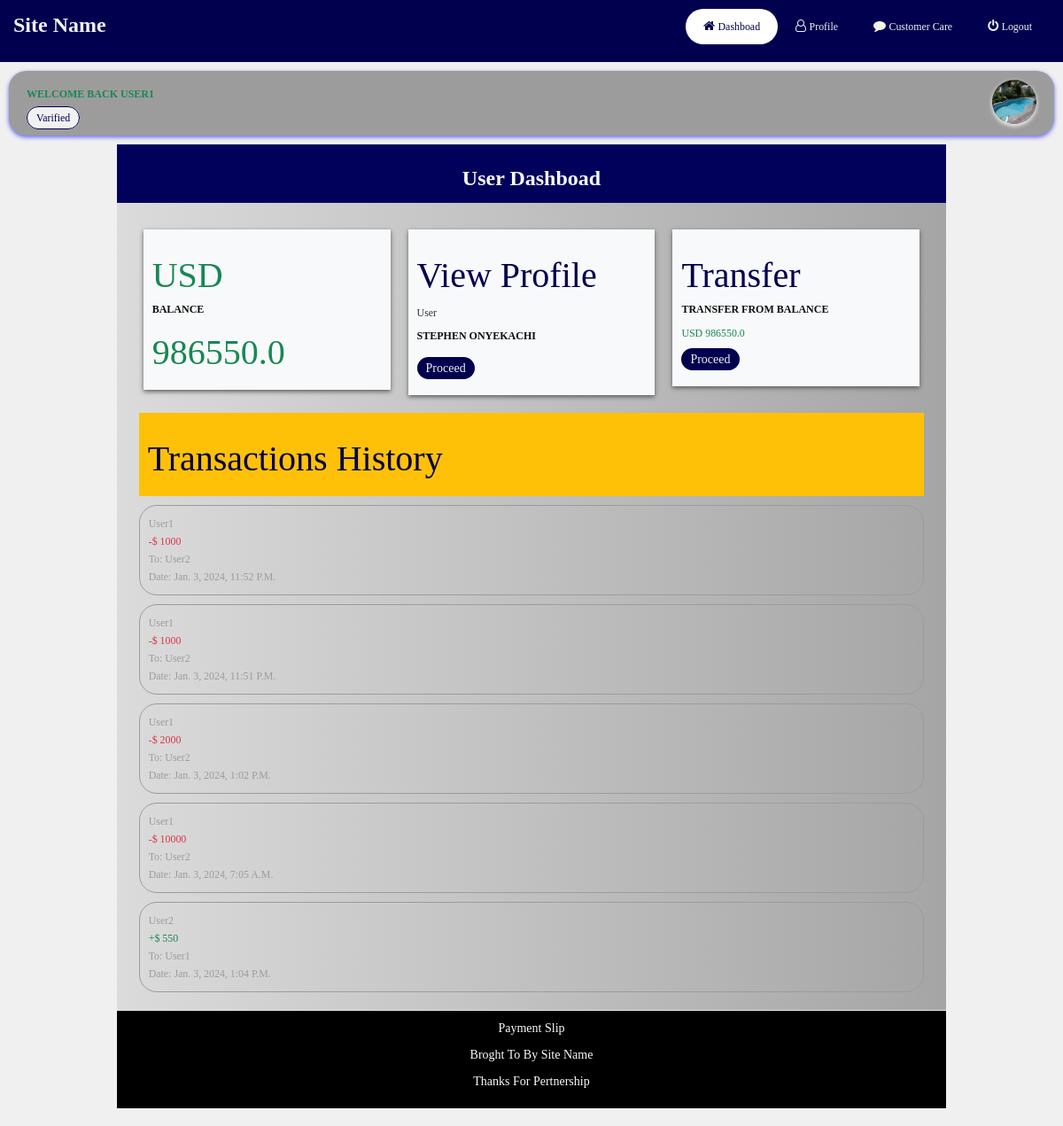
Page /dashboard/ (signed in) on the committed database.
### App/models.py (models this page shows, shortened)
class Users(AbstractUser):
    currency = models.CharField(max_length=200)
    phone_number = models.CharField(max_length=20)
    country = models.CharField(max_length=200)
    address = models.CharField(max_length=250)
    date_joined = models.DateTimeField(verbose_name="date joined", auto_now_add=True)
    last_login = models.DateTimeField(verbose_name="last login", auto_now=True)
    balance = models.FloatField(default=0.00, null=True)
    account_number = models.PositiveIntegerField(default=0, null=True)
    account_type = models.CharField(max_length=200)
    bank = models.CharField(max_length=200)
    block = models.BooleanField(default=False)
    username = models.CharField(max_length=100, blank=True, null=True, unique=True)
    gender = models.CharField(max_length=200)
    profile_picture = models.ImageField(upload_to='picture')
    def __str__(self):
        return self.username

class Transactions(models.Model):
    sender = models.ForeignKey(Users, on_delete=models.CASCADE, related_name='sender')
    receiver = models.ForeignKey(Users, on_delete=models.CASCADE, related_name='receiver')
    amount = models.PositiveIntegerField(default=0.00)
    time_stamp = models.DateTimeField(verbose_name="time stamp", auto_now=True)
    otp = models.PositiveIntegerField()
    reffrence_code = models.CharField(max_length=200)
    status = models.CharField(max_length=200)

### App/views.py (the view)
# urls.py: path('dashboard/', views.Dashboard, name='dashboard'),
def Dashboard(request):
    user = request.user
    all_history = Transactions.objects.all().order_by('-id')
    sender_history = Transactions.objects.filter(sender=user).order_by('-id')
    receiver_history = Transactions.objects.filter(receiver=user).order_by('-id')
    context = {
        'user':user,
        'all_history':all_history,
        'sender_history':sender_history,
        'receiver_history':receiver_history,
    }
    return render(request, 'profile/dashboard.html', context)

### template/profile/dashboard.html (shortened to what this page needs)
{% extends 'nav_auth/extentions.html' %}
{% load static %}
{% block content %}
<body>
    <div>
        {% if request.user.is_superuser %}
        {% include 'nav_auth/links.html' %}
        <section class="col-md-12" id="dashboad_section2">
            {% include 'nav_auth/welcome.html' %}
            {% for message in messages %}
            <div class="col-md-12 p-3">
                <div class="text-center">
                    <h3>{{message}}</h3>
                </div>
            </div>
            {% endfor %}
            <div class="slip">
                <div class="col-md-10" id="slip">
                    <div class="col-md-12 text-center p-3"
                        style="background-color: rgb(1, 1, 92); width: 100%; position: relative;"
                    >
                        <h3 class="text-center text-light">All Transactions</h3>
                    </div>
                        <div class="col-md-12 border-bottom"
                            style="padding: 10px;position: relative;background: linear-gradient(to right, rgb(219, 219, 219), rgb(165, 165, 165));"
                        >
                            <div class="col-md-12">
                                <div>
                                {% if all_history %}
                                {% for history in all_history %}
                                <div>
                                    <a href="{% url 'history' history.id %}">
                                        <div class="history">
                                            <small>
                                                sender: {{ history.sender}}
                                            </small>
                                            <br>
                                            <small>
                                                receiver: {{ history.receiver}}
                                            </small>
                                            <br>
                                            <small class="text-success">
                                                amount: {{history.amount}}
                                            </small>
                                            <br>
                                            <small>
                                                otp: {{history.otp}}
                                            </small>
                                            <br>
                                            <small>
                                                reffrence code: {{history.reffrence_code}}
                                            </small>
                                            <br>
                                            <small>
                                                status: {{history.status}}
                                            </small>
                                            <br>
                                            <small>
                                                Date: {{history.time_stamp}}
                                            </small>
                                        </div>
                                    </a>
                                </div>
                                {% endfor %}
                                {% else %}
                                <div class="p-3">
                                    <div class="text-center">
                                        <h3>No Transaction made</h3>
                                    </div>
                                </div>
                                {% endif %}
                            </div>
                        </div>
                    </div>
                    <div class="col-md-12 text-center p-3"
                        style="background-color: rgb(0, 0, 0); width: 100%; position: relative;"
                    >
                        <p class="text-center text-light">Payment Slip</p>
                        <p class="text-center text-light">Broght To By Site Name</p>
                        <p class="text-center text-light">Thanks For Pertnership</p>
                    </div>
                </div>
            </div>
        </section>
        {% else %}
        {% include 'nav_auth/links2.html' %}
        <section class="col-md-12" id="dashboad_section2">
            {% include 'nav_auth/welcome.html' %}
            <div class="slip">
                <div class="col-md-10 slip_body">
                    <div class="col-md-12 text-center p-3"
                        style="background-color: rgb(1, 1, 92); width: 100%; position: relative;"
                    >
                        <h3 class="text-center text-light">User Dashboad</h3>
                    </div>
                        <div class="col-md-12 border-bottom"
                            style="padding: 10px;position: relative;background: linear-gradient(to right, rgb(219, 219, 219), rgb(165, 165, 165));"
                        >
                            <div class="col-md-12 slip_content">
                                <div class="col-md-4 p-3">
                                    <div class="bg-light p-3" style="box-shadow: 0 2px 5px rgb(92, 91, 91);">
                                        <div>
                                            <h2 class="text-success">
                                                {{user.currency}}
                                            </h2>
                                        </div>
                                        <div>
                                            <h4>
                                                balance
                                            </h4>
                                        </div>
                                        <div>
                                            <h1 class="text-success">
                                                {{user.balance}}
                                            </h1>
                                        </div>
                                    </div>
                                </div>
                                <div class="col-md-4 p-3">
                                    <div class="bg-light p-3" style="box-shadow: 0 2px 5px rgb(92, 91, 91);">
                                        <div>
                                            <h2>
                                                View Profile
                                            </h2>
                                        </div>
                                        <div>
                                            <small>
                                                User
                                            </small>
                                            <h4>
                                                {{ user.first_name }} {{ user.last_name }}
                                            </h4>
                                        </div>
                                        <div class="proceed">
                                            <a href="{% url 'view_profile' %}">
                                                proceed
                                            </a>
                                        </div>
                                    </div>
                                </div>
                                <div class="col-md-4 p-3">
                                    <div class="bg-light p-3" style="box-shadow: 0 2px 5px rgb(92, 91, 91);">
                                        <div>
                                            <h2>
                                                Transfer
                                            </h2>
                                        </div>
                                        <div>
                                            <h4>
                                                transfer from balance
                                            </h4>
                                            <small class="text-success">
                                                <span>{{user.currency}}</span> {{user.balance}}
                                            </small>
                                        </div>
                                        <div class="proceed">
                                            <a href="{% url 'transfer' %}">
                                                proceed
                                            </a>
                                        </div>
                                    </div>
                                </div>
                            </div>
                            <div class="col-md-12">
                                <div>
                                    <div class="bg-warning p-3">
                                        <h2>
                                            Transactions History
                                        </h2>
                                    </div>
                                    <div>
                                    {% if sender_history or receiver_history %}
                                    {% for history in sender_history %}
                                    <div>
                                        <a href="{% url 'history' history.id %}">
                                            <div class="history">
                                                <small>
                                                    {{ history.sender}}
                                                </small>
                                                <br>
                                                <small class="text-danger">
                                                    -$ {{history.amount}}
                                                </small>
                                                <br>
                                                <small>
                                                    To: {{ history.receiver}}
                                                </small>
                                                <br>
                                                <small>
                                                    Date: {{history.time_stamp}}
                                                </small>
                                            </div>
                                        </a>
                                    </div>
                                    {% endfor %}
                                    {% for history in receiver_history %}
                                    <div>
                                        <a href="{% url 'history' history.id %}">
                                            <div class="history">
                                                <small>
                                                    {{ history.sender}}
                                                </small>
                                                <br>
                                                <small class="text-success">
                                                    +$ {{history.amount}}
                                                </small>
                                                <br>
                                                <small>
                                                    To: {{ history.receiver}}
                                                </small>
                                                <br>
                                                <small>
                                                    Date: {{history.time_stamp}}
                                                </small>
                                            </div>
                                        </a>
                                    </div>
                                    {% endfor %}
                                    {% else %}
                                        <div class="p-3">
                                            <div class="text-center">
                                                <h3>No Transaction made</h3>
                                            </div>
                                        </div>
                                    {% endif %}
                                    </div>
                                </div>
                            </div>
                        </div>
                    <div class="col-md-12 text-center p-3"
                        style="background-color: rgb(0, 0, 0); width: 100%; position: relative;"
                    >
                        <p class="text-center text-light">Payment Slip</p>
                        <p class="text-center text-light">Broght To By Site Name</p>
                        <p class="text-center text-light">Thanks For Pertnership</p>
                    </div>
                </div>
            </div>
        </section>
        {% endif %}
    </div>
</body>
{% endblock %}

### template/nav_auth/welcome.html
{% load static %}
<div class="col-md-12 content_proceed"
    style="display: flex; justify-content: space-between; box-shadow: 0 2px 5px rgb(99, 99, 250);"
>
    <div>
        <div>
            <h4 class="text-success">
                welcome back {{ request.user.username }}
            </h4>
        </div>
        <div class="varifile">
            <small>Varified</small>
        </div>
    </div>
    <div>
        <a href="{% url 'view_profile' %}">
            {% if user.profile_picture %}
            <div>
                <img src="{{ request.user.profile_picture.url }}" alt=""
                    style="
                        border-radius: 50px; width: 50px; height: 50px; box-shadow: 0 2px 5px white;
                    "
                >
            </div>
            {% else %}
            <div>
                <img src="{% static 'img/001.jpg' %}" alt=""
                    style="border-radius: 50px; width: 50px; height: 50px;"
                >
            </div>
            {% endif %}
        </a>
    </div>
</div>

### rows in the picture
Users: user.username "USER1", user.profile_picture (picture), currency "USD", balance "986550.0", first_name "STEPHEN", last_name "ONYEKACHI"
Transactions: sender "User1", amount "1000", receiver "User2", time_stamp "Jan. 3, 2024, 11:52 P.m."
Transactions: sender "User1", amount "1000", receiver "User2", time_stamp "Jan. 3, 2024, 11:51 P.m."
Transactions: sender "User1", amount "2000", receiver "User2", time_stamp "Jan. 3, 2024, 1:02 P.m."
Transactions: sender "User1", amount "10000", receiver "User2", time_stamp "Jan. 3, 2024, 7:05 A.m."
Transactions: sender "User2", amount "550", receiver "User1", time_stamp "Jan. 3, 2024, 1:04 P.m."
